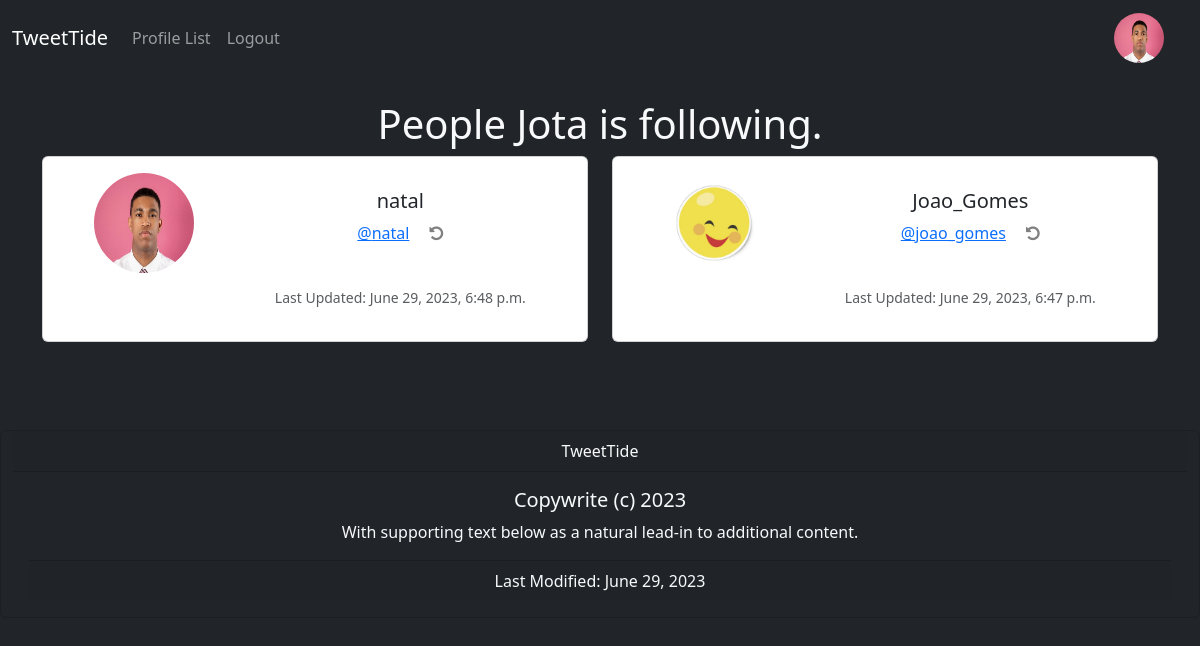
The page /profile/follows/1 (signed in) on the database its author committed.
### socialnetwork/models.py (models this page shows, shortened)
class Profile(models.Model):
	user = models.OneToOneField(User, on_delete=models.CASCADE)
	follows = models.ManyToManyField("self",
		related_name="followed_by",
		symmetrical=False,
		blank=True)
	date_modified = models.DateTimeField(User, auto_now=True)
	profile_image = models.ImageField(null=True, blank=True, upload_to="images/")
	profile_bio = models.CharField(null=True, blank=True, max_length=500)
	website_link = models.CharField(null=True, blank=True, max_length=100)
	facebook_link = models.CharField(null=True, blank=True, max_length=100)
	instagram_link = models.CharField(null=True, blank=True, max_length=100)
	linkedIn_link = models.CharField(null=True, blank=True, max_length=100)

### socialnetwork/views.py (the view)
# urls.py: path('profile/follows/<int:pk>', views.follows, name='follows'),
def follows(request,pk):
    if request.user.is_authenticated:
        if request.user.id == pk:
            profiles = Profile.objects.get(user_id = pk)
            return render(request, 'follows.html',
                        {'profiles':profiles})
        else:
             messages.success(request, ("That's not your profile page"))
        return redirect('home')
    else:
        messages.success(request, ("You must be logged In"))
        return redirect('home')

### socialnetwork/templates/follows.html (shortened to what this page needs)
{% extends 'base.html' %}
{% load static %}
{% block content %}
<div class="container text-center">
    <h1  class="text-light">People {{ request.user.first_name }} is following.</h1>
    {% if profiles %}
        <div class="row justify-content-center">
            {% for profile in profiles.follows.all %}
                <div class="col-md-6 ">
                    <div class="card mb-3 p-3">
                        <div class="row g-0">
                            <div class="col-md-4">
                                {% if profile.profile_image %}
                                    <img src="{{ profile.profile_image.url }}" width=100 height=100 class="" style="border-radius:50%" alt="{{ profile.user.username }}">
                                {% else %}
                                    <img src="{% static 'images/profile_img.png' %}" width=100 height=100 class="" style="border-radius:50%" alt="profile image">
                                {% endif %}
                            </div>
                            <div class="col-md-8">
                                <div class="card-body">
                                    <h5 class="card-title">{{ profile.user.username }}</h5>
                                    <p><a class="card-text" href="{% url 'profile' profile.user.id %}">@{{ profile.user.username|lower }}</a>
                                    {% if profile in profiles.follows.all %}
                                        <a href="{% url 'unfollow' profile.user.id %}">
                                            <i class="fa fa-undo ms-3" style="color:gray" aria-hidden="true"></i>
                                        </a>
                                    {% else %}
                                        <a href="{% url 'follow' profile.user.id %}">
                                            <img src="{% static 'images/follow.avif' %}" width="20" class="ms-3">
                                        </a>
                                    {% endif %}
                                    </p><br>
                                    <p class="card-text"><small class="text-body-secondary">Last Updated: {{ profile.date_modified }}</small></p>
                                </div>
                            </div>
                        </div>
                    </div>
                </div>
            {% endfor %}
        </div>
    {% endif %}
</div>
<br>
{% endblock %}

### socialnetwork/templates/header.html (shortened to what this page needs)
{% load static %}
<nav class="navbar navbar-expand-lg navbar-dark bg-dark">
  <div class="container-fluid">
    <a class="navbar-brand" href="{% url 'home' %}">TweetTide</a>
    <div class="collapse navbar-collapse" id="navbarSupportedContent">
      <ul class="navbar-nav me-auto mb-2 mb-lg-0">
        <li class="nav-item">
          <a class="nav-link"
          href="{% url 'profile_list' %}">Profile List</a>
        </li>
        {% if user.is_authenticated %}
        <li class="nav-item">
          <a class="nav-link"
          href="{% url 'logout' %}">Logout</a>
        </li>
        {% endif %}
      </ul>
      {%if user.is_authenticated%}
      <ul class="navbar-nav ml-auto">
         <li class="nav-link navbar-brand">
            <a href="{% url 'profile' request.user.id %}">
            {%if user.profile.profile_image%}
            <img src="{{user.profile.profile_image.url}}" width=50 height=50 class="" style="border-radius:50%" >
            {%else%}
            <img src="{% static 'images/profile_img.png' %}" width=50 height=50 class="" style="border-radius:50%" alt="profile image">
            {%endif%}
            </a>
         </li>
      </ul>
      {%endif%}
    </div>
  </div>
</nav>

### rows shown on the page
Profile: profile_image (placeholder picture), user.username "natal", date_modified "June 29, 2023, 6:48 p.m."
Profile: profile_image (picture), user.username "Joao_Gomes", user.username "joao_gomes", date_modified "June 29, 2023, 6:47 p.m."

### other values the page prints
{{ request.user.first_name }} "Jota"
